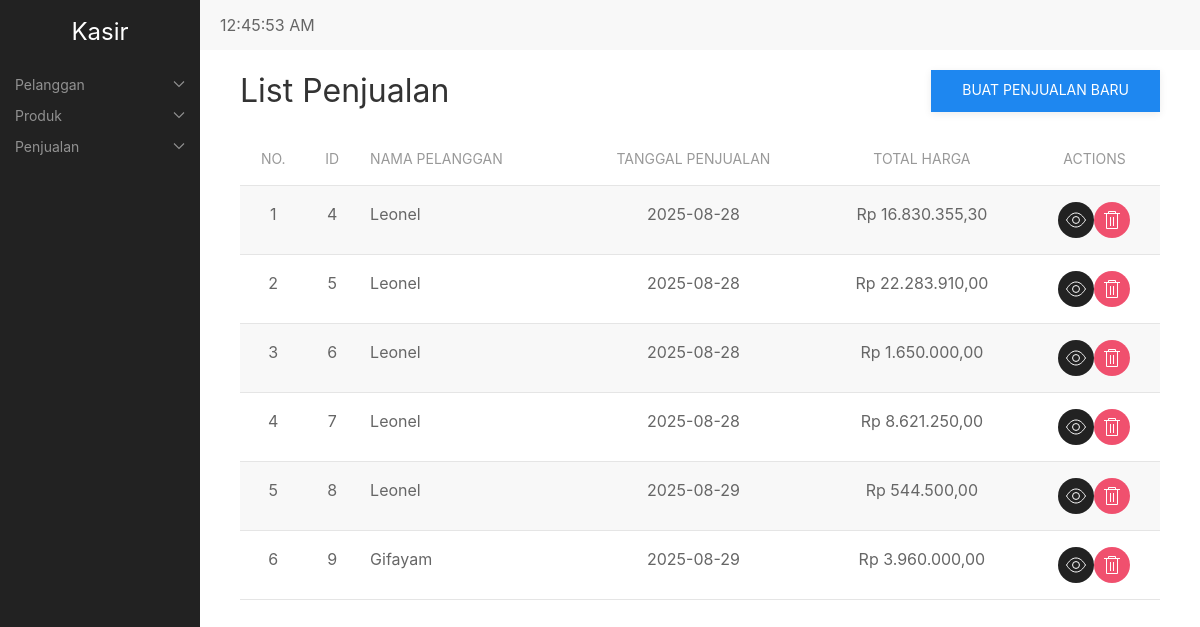
The page / on the database its author committed.
### tables this page shows
CREATE TABLE `penjualan` (
  `PenjualanID` int NOT NULL,
  `PelangganID` int NOT NULL,
  `TanggalPenjualan` date NOT NULL,
  `TotalHarga` decimal(10,2) NOT NULL,
  `NamaPelanggan` varchar(255) NOT NULL,
  `Alamat` text NOT NULL,
  `NomorTelepon` varchar(255) NOT NULL,
  `HargaKotor` decimal(10,2) DEFAULT NULL,
  `Diskon` decimal(10,4) DEFAULT NULL,
  `Pajak` decimal(10,4) NOT NULL
);

CREATE TABLE `pelanggan` (
  `PelangganID` int NOT NULL,
  `NamaPelanggan` varchar(255) NOT NULL,
  `Alamat` text NOT NULL,
  `NomorTelepon` varchar(255) NOT NULL
);

### fungsi.php (called while the page is built)
<?php
function formatUang($number) {
    return 'Rp ' . number_format($number, 2, ',', '.');
}

### penjualan/list.php (the view, shortened to what this page needs)
<?php
$sql = "
    SELECT p.PenjualanID, pl.NamaPelanggan, p.TanggalPenjualan, p.TotalHarga
    FROM penjualan p
    JOIN pelanggan pl ON p.PelangganID = pl.PelangganID
    GROUP BY p.PenjualanID
";
$result = mysqli_query($conn, $sql);
?>
<div class="uk-container uk-margin-top">
    <div class="uk-flex uk-flex-between uk-align-center uk-margin-bottom">
        <h2 class="uk-margin-remove">List Penjualan</h2>
        <a href="index.php?action=create-penjualan" class="uk-button uk-button-primary uk-box-shadow-small">Buat Penjualan Baru</a>
    </div>
    <div class="uk-overflow-auto">
    <table class="uk-table uk-table-striped uk-table-hover uk-box-shadow-small">
        <thead>
            <tr>
                <th class="uk-text-center">No.</th>
                <th class="uk-text-center">ID</th>
                <th>Nama Pelanggan</th>
                <th class="uk-text-center">Tanggal Penjualan</th>
                <th class="uk-text-center">Total Harga</th> <th class="uk-text-center">Actions</th>
            </tr>
        </thead>
        <tbody>
            <?php $counter = 1; while ($row = $result->fetch_assoc()): ?>
                <tr>
                    <td class="uk-text-center"><?php echo $counter++; ?></td>
                    <td class="uk-text-center"><?php echo $row['PenjualanID']; ?></td>
                    <td><?php echo $row['NamaPelanggan']; ?></td>
                    <td class="uk-text-center"><?php echo $row['TanggalPenjualan']; ?></td>
                    <td class="uk-text-center"><?php echo formatUang($row['TotalHarga']); ?></td> <td class="uk-text-center uk-flex uk-flex-middle uk-flex-center">
                        <a href="index.php?action=view-penjualan&PenjualanID=<?php echo $row['PenjualanID']; ?>" class="uk-icon-button uk-button-secondary" uk-icon="eye"></a>
                        <a href="index.php?action=delete-penjualan&PenjualanID=<?php echo $row['PenjualanID']; ?>" class="uk-icon-button uk-button-danger" uk-icon="trash" onclick="return confirm('Apakah Anda yakin untuk menghapus data penjualan ini?')"></a>
                    </td>
                </tr>
            <?php endwhile; ?>
        </tbody>
    </table>
    </div>
</div>

### index.php (shortened to what this page needs)
<?php
include 'config.php';
include 'fungsi.php';
$action = isset($_GET['action']) ? $_GET['action'] : 'list-penjualan';
?>
<!DOCTYPE html>
<html>
<head>
    <link rel="stylesheet" type="text/css" href="src/css/uikit.css" />
    <link rel="stylesheet" type="text/css" href="src/css/uikit-mod.css">
    <link rel="stylesheet" type="text/css" href="src/css/style.css">
    <link href="src\css\select2.min.css" rel="stylesheet" />
</head>
<body>
    <div class="uk-grid-collapse" uk-grid>
        <div class="uk-width-1-6 uk-background-secondary uk-light uk-padding-small uk-visible@m" style="height: 100vh; position: sticky; top: 0;">
            <h3 class="uk-text-center">Kasir</h3>
            <ul class="uk-nav-default" uk-nav="multiple: true">
                <li class="uk-parent">
                <a href="#">Pelanggan<span uk-nav-parent-icon></span></a>
                </li>
                <li class="uk-parent">
            <a href="#">Produk<span uk-nav-parent-icon></span></a>
            </li>
            <li class="uk-parent">
            <a href="#">Penjualan<span uk-nav-parent-icon></span></a>
            </li>
            </ul>
        </div>
        <div class="uk-width-expand">
            <div uk-sticky="sel-target: .uk-navbar-container; cls-active: uk-navbar-sticky">
            <nav class="uk-navbar-container" style="height: 50px;" uk-navbar>
                <div class="uk-navbar-left uk-flex uk-flex-1 uk-margin-left">
                    <span id="clock">
                </div>
            </nav>
            </div>
            <?php
            switch ($action) {
                case 'list-penjualan':
                    include 'penjualan/list.php';
                    break;
            }
            ?>
        </div>
    </div>
</body>
</html>

### rows shown on the page
penjualan: PenjualanID "4", PelangganID.NamaPelanggan "Leonel", TanggalPenjualan "2025-08-28", TotalHarga "Rp 16.830.355,30"
penjualan: PenjualanID "5", PelangganID.NamaPelanggan "Leonel", TanggalPenjualan "2025-08-28", TotalHarga "Rp 22.283.910,00"
penjualan: PenjualanID "6", PelangganID.NamaPelanggan "Leonel", TanggalPenjualan "2025-08-28", TotalHarga "Rp 1.650.000,00"
penjualan: PenjualanID "7", PelangganID.NamaPelanggan "Leonel", TanggalPenjualan "2025-08-28", TotalHarga "Rp 8.621.250,00"
penjualan: PenjualanID "8", PelangganID.NamaPelanggan "Leonel", TanggalPenjualan "2025-08-29", TotalHarga "Rp 544.500,00"
penjualan: PenjualanID "9", PelangganID.NamaPelanggan "Gifayam", TanggalPenjualan "2025-08-29", TotalHarga "Rp 3.960.000,00"
